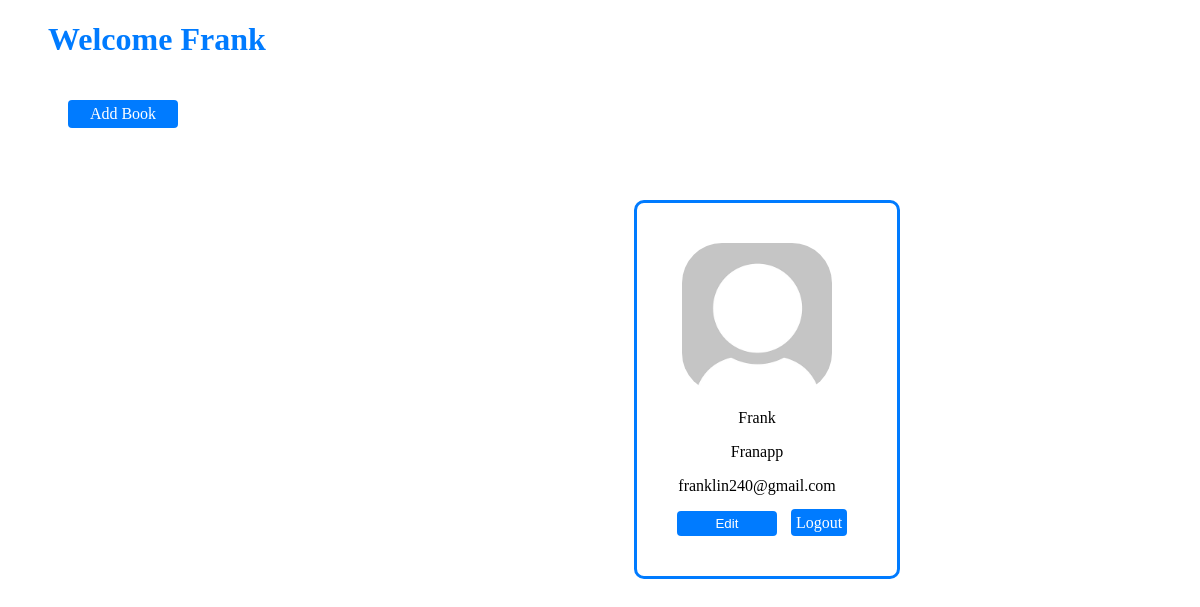
The app's page /Franapp, older data.
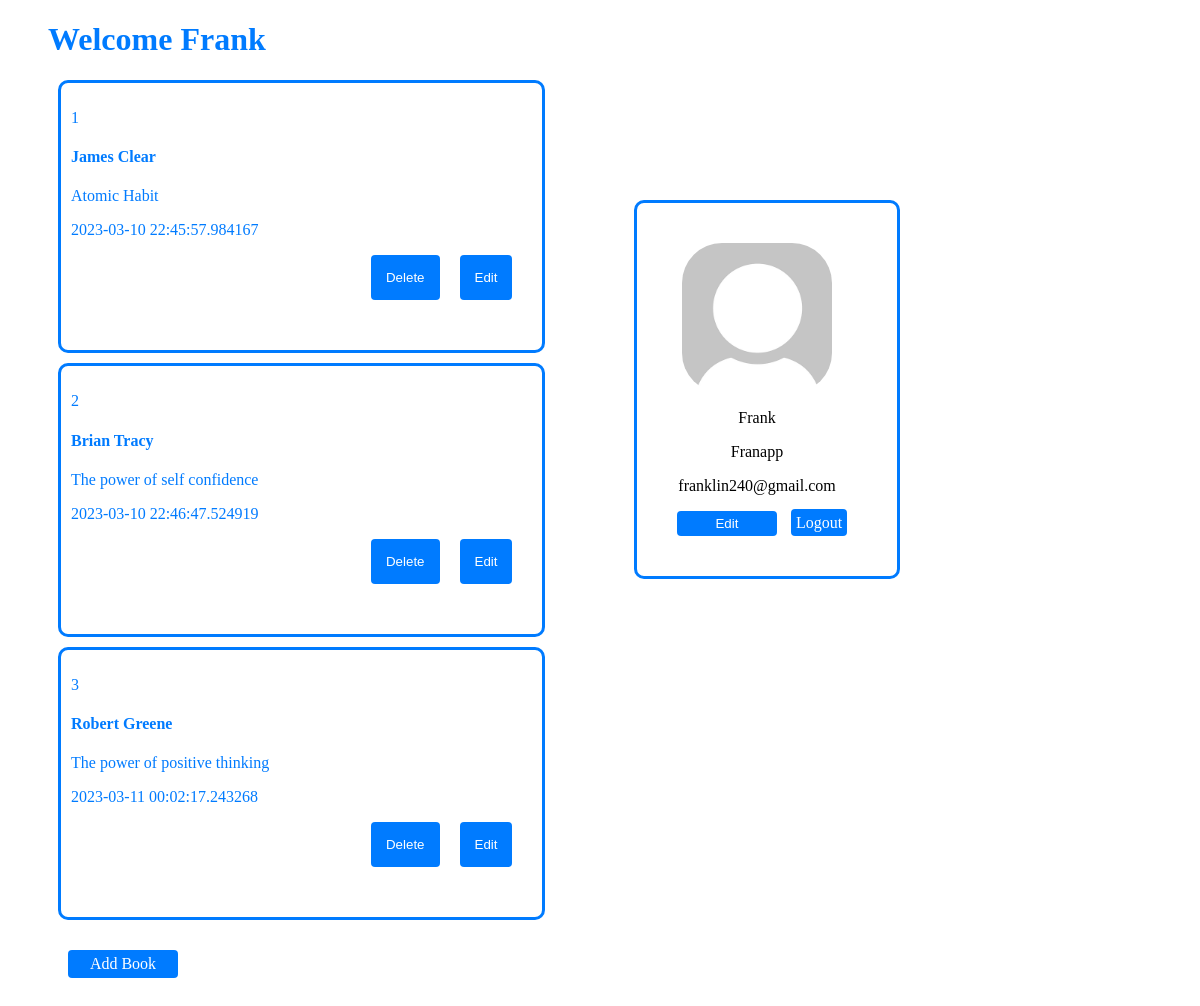
The same page, newer data.
### models.py (models this page shows, shortened)
class Books(db.Model):
    id = db.Column(db.Integer, primary_key = True)
    title = db.Column(db.String(100), unique= True, nullable=False)
    author = db.Column(db.String(100), unique= False, nullable=False)
    date = db.Column(db.DateTime, default=datetime.utcnow, nullable=False)
    user_id = db.Column(db.Integer, db.ForeignKey('user.id'), nullable=False)

### app.py (the view)
@app.route('/<username>', methods=['GET','POST'])
def users(username):
    user = find_user(username)
    if user:
        user_id = user.id
        current_user = User.query.filter_by(id=user_id).first()
        books = get_user_books(user_id)
        book_titles = [book.title for book in books]
        book_authors = [book.author for book in books]
        book_dates = [book.date for book in books]
        return render_template('user.html', titles=book_titles, authors=book_authors, dates=book_dates, current_user=current_user, length=len(book_titles))
    else:
        message = 'Username does not exist'
        return render_template('login.html', message=message)

### queries.py (called while the page is built)
def find_user(username):
    found_user = User.query.filter_by(username=username).first()
    return found_user

def get_user_books(user_id):
    all_user_books = Books.query.filter_by(user_id=user_id).all()
    return all_user_books

### templates/user.html (shortened to what this page needs)
<!DOCTYPE html>
<html lang="en">
<head>
    <link rel="stylesheet" type="text/css" href="{{ url_for('static', filename='css/user.css') }}">
</head>
<body>
    <h1>Welcome {{ current_user.firstname }}</h1>
    <div class="profile">
        <img src="/static/images/dummy-profile-pic.png" width="15%" height="auto" alt="dummy profile photo">
        <p>{{ current_user.firstname }}</p>
        <p>{{ current_user.username }}</p>
        <p>{{ current_user.email }}</p>
        <a href="/edit_user"><button type="submit">Edit</button></a>
        <a href="/logout" class="logout-link">Logout</a>
    </div>
<div class="book-container">
    {% for i in range(length) %}
        <div class="number">
            <p>{{i+1}}</p>
            <h4>{{ titles[i] }}</h4>
            <p>{{ authors[i] }}</p>
            <p>{{ dates[i] }}</p>
            <form action="{{ url_for("edit_book") }}" method="post">
                <button type="submit">Edit</button>
            </form>
            <form action="{{ url_for("delete_book") }}" method="post">
                <button type="submit">Delete</button>
            </form>
        </div>
    {% endfor %}
</div>
    <div class="buttons-container">
        <a href="/add" class="add-link">Add Book</a>
        <br>
    </div>
</body>
</html>

Row changes from the older to the newer data that the page shows:
added Books: title "James Clear", author "Atomic Habit", date "2023-03-10 22:45:57.984167"
added Books: title "Brian Tracy", author "The power of self confidence", date "2023-03-10 22:46:47.524919"
added Books: title "Robert Greene", author "The power of positive thinking", date "2023-03-11 00:02:17.243268"
Text that changed along with them:
new list line: "1 Edit Delete"
new list line: "2 Edit Delete"
new list line: "3 Edit Delete"
